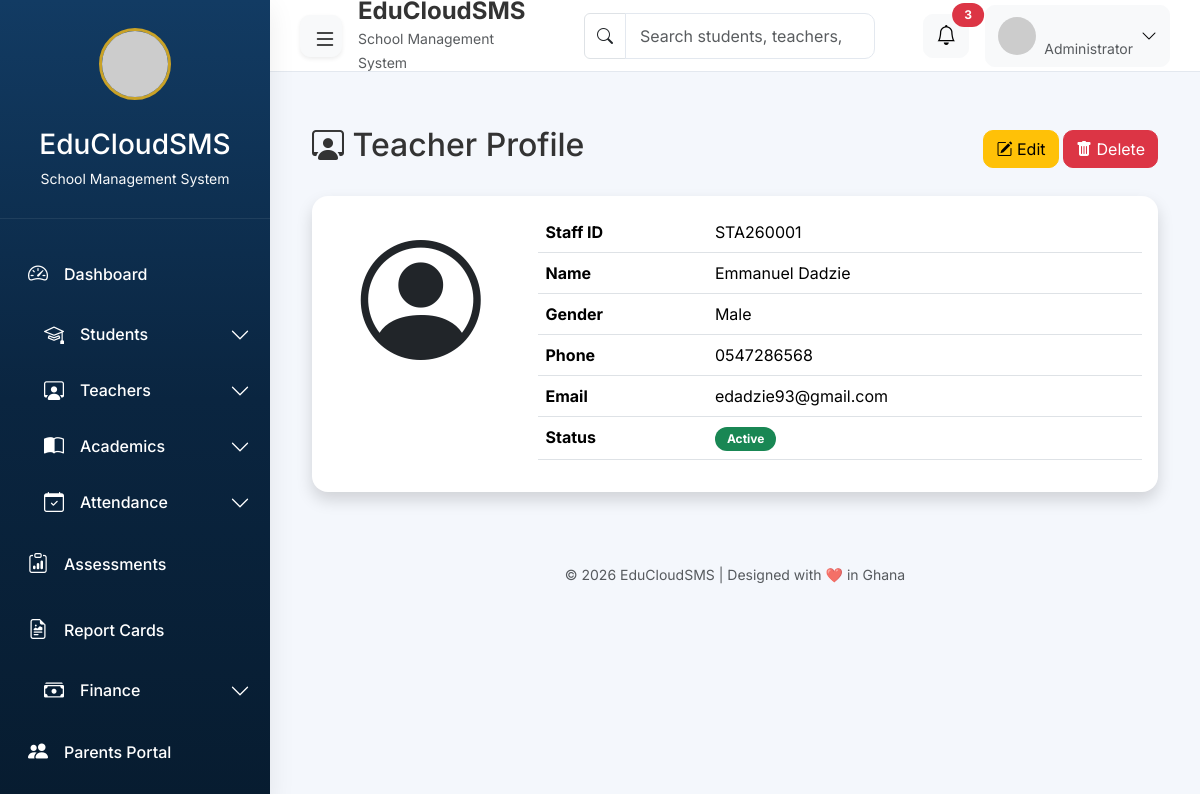
The page /teachers/1/ on the database its author committed.
### teachers/models.py (models this page shows, shortened)
class Teacher(models.Model):
    class Gender(models.TextChoices):
        MALE = "Male", "Male"
        FEMALE = "Female", "Female"
    first_name = models.CharField(max_length=50)
    last_name = models.CharField(max_length=50)
    gender = models.CharField(
        max_length=10,
        choices=Gender.choices
    )
    staff_id = models.CharField(
        max_length=20,
        unique=True,
        blank=True,
        editable=False
    )
    phone = models.CharField(
        max_length=20,
        blank=True
    )
    email = models.EmailField(
        blank=True
    )
    photo = models.ImageField(
        upload_to="teacher_photos/",
        blank=True,
        null=True
    )
    date_joined = models.DateField(
        auto_now_add=True
    )
    active = models.BooleanField(
        default=True
    )
    position = models.CharField(
    max_length=50,
    blank=True
    )
    qualification = models.CharField(
        max_length=100,
        blank=True
    )
    date_of_birth = models.DateField(
        null=True,
        blank=True
    )
    address = models.TextField(
        blank=True
    )

### teachers/views.py (the view)
# urls.py: path("<int:pk>/", views.teacher_detail, name="teacher_detail"),
def teacher_detail(request, pk):
    teacher = get_object_or_404(
        Teacher,
        pk=pk
    )
    return render(
        request,
        "teachers/teacher_detail.html",
        {
            "teacher": teacher,
        },
    )

### core/context_processors.py (called while the page is built)
def school_info(request):
    school = School.objects.first()
    return {
        "school": school
    }

def global_statistics(request):
    return {
        "total_students": Student.objects.count(),
        "total_teachers": Teacher.objects.count(),
        "total_classes": ClassRoom.objects.count(),
        "total_subjects": Subject.objects.count(),
    }

### teachers/templates/teachers/teacher_detail.html (shortened to what this page needs)
{% extends "base.html" %}
{% block content %}
<div class="d-flex justify-content-between align-items-center mb-4">
    <h2>
        <i class="bi bi-person-workspace"></i>
        Teacher Profile
    </h2>
    <div>
        <a href="{% url 'teacher_update' teacher.id %}"
           class="btn btn-warning">
            <i class="bi bi-pencil-square"></i>
            Edit
        </a>
        <a href="{% url 'teacher_delete' teacher.id %}"
           class="btn btn-danger">
            <i class="bi bi-trash-fill"></i>
            Delete
        </a>
    </div>
</div>
<div class="card shadow">
    <div class="card-body">
        <div class="row">
            <div class="col-md-3 text-center">
                {% if teacher.photo %}
                    <img src="{{ teacher.photo.url }}"
                         class="img-fluid rounded-circle">
                {% else %}
                    <i class="bi bi-person-circle"
                       style="font-size:120px;"></i>
                {% endif %}
            </div>
            <div class="col-md-9">
                <table class="table">
                    <tr>
                        <th>Staff ID</th>
                        <td>{{ teacher.staff_id }}</td>
                    </tr>
                    <tr>
                        <th>Name</th>
                        <td>{{ teacher.first_name }} {{ teacher.last_name }}</td>
                    </tr>
                    <tr>
                        <th>Gender</th>
                        <td>{{ teacher.gender }}</td>
                    </tr>
                    <tr>
                        <th>Phone</th>
                        <td>{{ teacher.phone }}</td>
                    </tr>
                    <tr>
                        <th>Email</th>
                        <td>{{ teacher.email }}</td>
                    </tr>
                    <tr>
                        <th>Status</th>
                        <td>
                            {% if teacher.active %}
                                <span class="badge bg-success">
                                    Active
                                </span>
                            {% else %}
                                <span class="badge bg-danger">
                                    Inactive
                                </span>
                            {% endif %}
                        </td>
                    </tr>
                </table>
            </div>
        </div>
    </div>
</div>
{% endblock %}

### templates/includes/styles.html (style rules this page uses)
:root { --primary:#0A2540; --primary-dark:#071C30; --primary-light:#123B63; --gold:#C9A227; --success:#198754; --warning:#FFC107; --danger:#DC3545; --info:#0DCAF0; --bg:#F4F7FC; --white:#FFFFFF; --border:#E3E8EF; --sidebar-width:270px; --sidebar-collapse:80px; --topbar-height:72px; --shadow:0 8px 25px rgba(0,0,0,.08); --radius:16px; --transition:.3s ease; }
* { margin:0; padding:0; box-sizing:border-box; }
html { scroll-behavior:smooth; }
body { background:var(--bg); font-family:'Inter',sans-serif; color:#333; overflow-x:hidden; }
.card { border:none; border-radius:var(--radius); box-shadow:var(--shadow); }
.btn { border-radius:10px; }
.table { background:#fff; }
.table td { vertical-align:middle; }
.badge { border-radius:20px; padding:6px 12px; }

### rows shown on the page
Teacher: staff_id "STA260001", first_name "Emmanuel", last_name "Dadzie", gender "Male", phone "0547286568", email "edadzie93@gmail.com"

### other values the page prints
{{ school.school_name|default:"EduCloudSMS" }} "EduCloudSMS"
